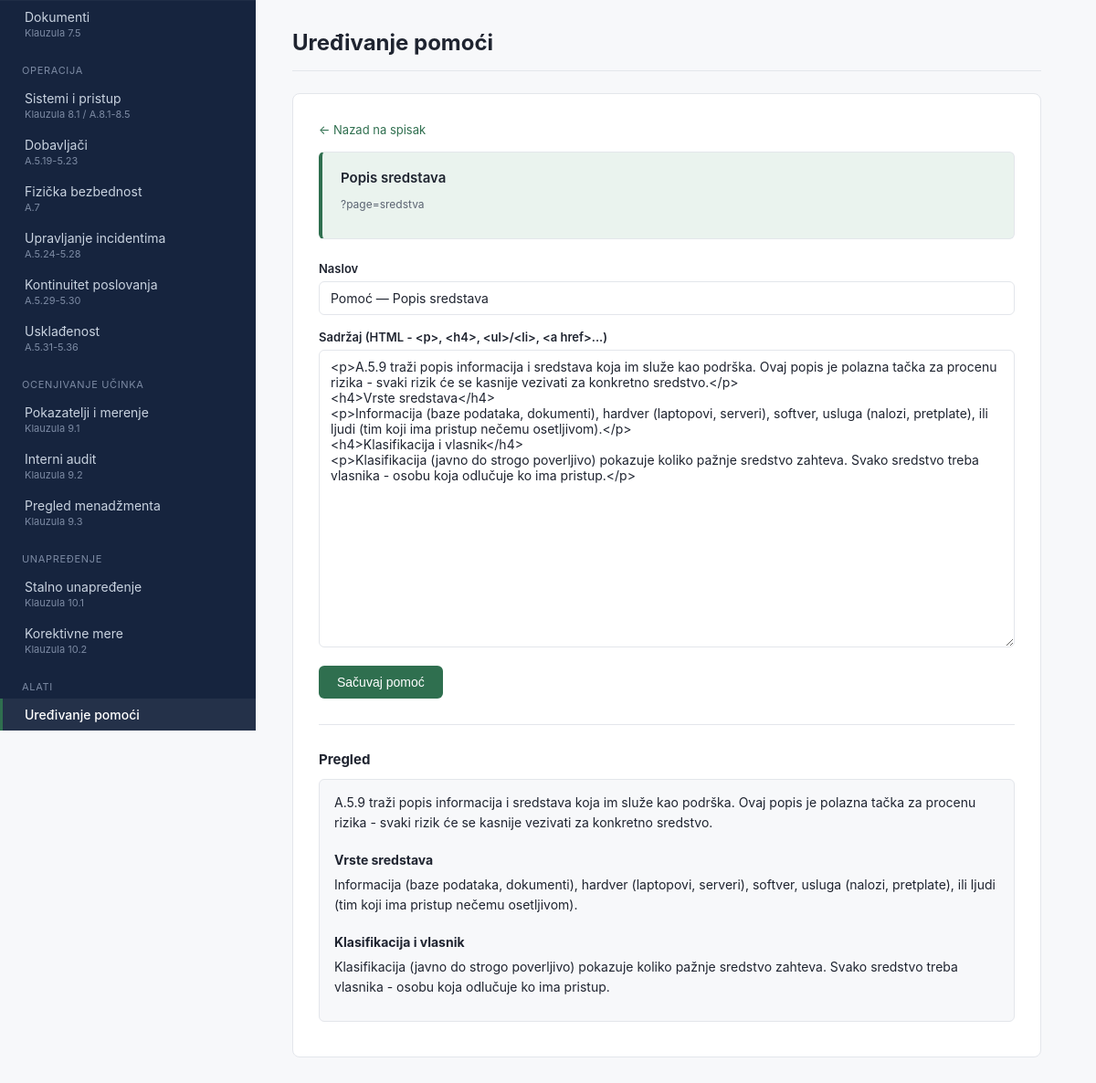
Screenshot of /?page=pomoc-uredjivanje&slug=sredstva with the database file from the repository.
### tables this page shows
CREATE TABLE IF NOT EXISTS help_content (
    id          BIGINT UNSIGNED AUTO_INCREMENT PRIMARY KEY,
    page_slug   VARCHAR(100) NOT NULL,
    title       VARCHAR(255) NOT NULL,
    body        TEXT NOT NULL,
    updated_at  TIMESTAMP NOT NULL DEFAULT CURRENT_TIMESTAMP ON UPDATE CURRENT_TIMESTAMP,
    UNIQUE KEY uq_help_content_slug (page_slug)
);

### src/includes/help-content.php (called while the page is built, shortened)
<?php
function getHelpContent(PDO $pdo, string $pageSlug): ?array
{
    $stmt = $pdo->prepare('SELECT * FROM help_content WHERE page_slug = :slug');
    $stmt->execute(['slug' => $pageSlug]);
    $row = $stmt->fetch();
    return $row === false ? null : $row;
}

### src/modules/pomoc-uredjivanje.php (the view, shortened to what this page needs)
<?php
require __DIR__ . '/../config/database.php';
require __DIR__ . '/../includes/help-content.php';
$pdo = getDbConnection();
$menu = require __DIR__ . '/../config/menu.php';
$requestedSlug = isset($_GET['slug'])
    ? preg_replace('/[^a-z0-9\-]/', '', (string) $_GET['slug'])
    : null;
$editingItem = null;
if ($requestedSlug !== null && $requestedSlug !== '') {
    foreach ($menu as $item) {
        if ($item['slug'] === $requestedSlug) {
            $editingItem = $item;
            break;
        }
    }
}
if ($editingItem !== null) {
    $helpContent = getHelpContent($pdo, $editingItem['slug']);
}
?>
<?php if ($editingItem !== null): ?>
    <a class="back-link" href="?page=pomoc-uredjivanje">← Nazad na spisak</a>
    <div class="scope-current">
        <div class="card-header-row">
            <span class="card-title"><?= htmlspecialchars($editingItem['title']) ?></span>
        </div>
        <p class="item-meta">?page=<?= htmlspecialchars($editingItem['slug']) ?></p>
    </div>
    <form method="post" class="factor-form">
        <div class="form-row">
            <label for="help_title">Naslov</label>
            <input type="text" name="help_title" id="help_title" required
                value="<?= htmlspecialchars($helpContent['title'] ?? ('Pomoć — ' . $editingItem['title'])) ?>">
        </div>
        <div class="form-row">
            <label for="help_body">Sadržaj (HTML - &lt;p&gt;, &lt;h4&gt;, &lt;ul&gt;/&lt;li&gt;, &lt;a href&gt;...)</label>
            <textarea name="help_body" id="help_body" rows="18"><?= htmlspecialchars($helpContent['body'] ?? '') ?></textarea>
        </div>
        <button type="submit" class="btn-primary">Sačuvaj pomoć</button>
    </form>
    <?php if (!empty($helpContent['body'])): ?>
        <h3 class="section-heading">Pregled</h3>
        <div class="factor-card">
            <div class="help-content"><?= $helpContent['body'] ?></div>
        </div>
    <?php endif; ?>
<?php endif; ?>

### src/assets/style.css (style rules this page uses)
:root { --color-bg: #f7f8fa; --color-surface: #ffffff; --color-sidebar: #16243e; --color-sidebar-text: #c9d3e0; --color-sidebar-text-muted: #7c8aa3; --color-accent: #2f6f4f; --color-accent-soft: #eaf3ee; --color-warning: #9a6b12; --color-warning-soft: #fbf1de; --color-danger: #a34036; --color-danger-soft: #fbeae7; --color-text: #1f2430; --color-text-muted: #5b6472; --color-border: #e3e6eb; --sidebar-width: 280px; }
* { box-sizing: border-box; }
body { margin: 0; font-family: -apple-system, BlinkMacSystemFont, "Segoe UI", Roboto, sans-serif; background: var(--color-bg); color: var(--color-text); }
.form-row { margin-bottom: 16px; }
.form-row label { display: block; font-size: 13px; font-weight: 600; margin-bottom: 6px; }
.form-row input[type="text"], .form-row input[type="date"], .form-row input[type="number"], .form-row select, .form-row textarea { width: 100%; padding: 9px 12px; border: 1px solid var(--color-border); border-radius: 6px; font-size: 14px; font-family: inherit; color: var(--color-text); }
.form-row textarea { resize: vertical; }
.btn-primary { background: var(--color-accent); color: #ffffff; border: none; border-radius: 6px; padding: 10px 20px; font-size: 14px; font-weight: 500; cursor: pointer; }
.factor-form { padding-bottom: 28px; margin-bottom: 28px; border-bottom: 1px solid var(--color-border); }
.factor-card { background: var(--color-bg); border: 1px solid var(--color-border); border-radius: 6px; padding: 14px 16px; margin-bottom: 10px; }
.factor-card p { margin: 6px 0 8px; font-size: 14px; line-height: 1.5; }
.card-header-row { display: flex; align-items: baseline; justify-content: space-between; flex-wrap: wrap; gap: 12px; margin-bottom: 10px; }
.card-title { font-size: 15px; font-weight: 600; }
.scope-current { background: var(--color-accent-soft); border: 1px solid var(--color-border); border-left: 4px solid var(--color-accent); border-radius: 6px; padding: 18px 20px; margin-bottom: 24px; }
.item-meta { font-size: 12px; color: var(--color-text-muted); }
.section-heading { font-size: 15px; margin: 24px 0 12px; }
.section-heading:first-of-type { margin-top: 0; }
.back-link { display: inline-block; color: var(--color-accent); font-size: 13px; text-decoration: none; margin-bottom: 16px; }
.help-content h4 { font-size: 14px; margin: 20px 0 8px; }
.help-content p { font-size: 14px; line-height: 1.6; color: var(--color-text); margin: 0 0 12px; }

### rows the page displays
help_content: help_title "Pomoć — Popis sredstava", help_body "<p>A.5.9 traži popis informacija i sredstava koja im služe kao podrška. Ovaj popis je polazna tačka za procenu rizika - svaki rizik će se kasnije vezivati za konkretno sredstvo.</p> <h4>Vrste sredstava</h4> <p>Informacija (baze podataka, dokumenti), hardver (laptopovi, serveri), softver, usluga (nalozi, pretplate), ili ljudi (tim koji ima pristup nečemu osetljivom).</p> <h4>Klasifikacija i vlasnik</h4> <p>Klasifikacija (javno do strogo poverljivo) pokazuje koliko pažnje sredstvo zahteva. Svako sredstvo treba vlasnika - osobu koja odlučuje ko ima pristup.</p>", body "A.5.9 traži popis informacija i sredstava koja im služe kao podrška. Ovaj popis je polazna tačka za procenu rizika - svaki rizik će se kasnije vezivati za konkretno sredstvo. Vrste sredstava Informacija (baze podataka, dokumenti), hardver (laptopovi, serveri), softver, usluga (nalozi, pretplate), ili ljudi (tim koji ima pristup nečemu osetljivom). Klasifikacija i vlasnik Klasifikacija (javno do strogo poverljivo) pokazuje koliko pažnje sredstvo zahteva. Svako sredstvo treba vlasnika - osobu koja odlučuje ko ima pristup."

### other values shown
$item['title'] "Dokumenti"
$item['iso_ref'] "Klauzula 7.5"
$lastGroup "OPERACIJA"
$item['title'] "Sistemi i pristup"
$item['iso_ref'] "Klauzula 8.1 / A.8.1-8.5"
$item['title'] "Dobavljači"
$item['iso_ref'] "A.5.19-5.23"
$item['title'] "Fizička bezbednost"
$item['iso_ref'] "A.7"
$item['title'] "Upravljanje incidentima"
$item['iso_ref'] "A.5.24-5.28"
$item['title'] "Kontinuitet poslovanja"
$item['iso_ref'] "A.5.29-5.30"
$item['title'] "Usklađenost"
$item['iso_ref'] "A.5.31-5.36"
